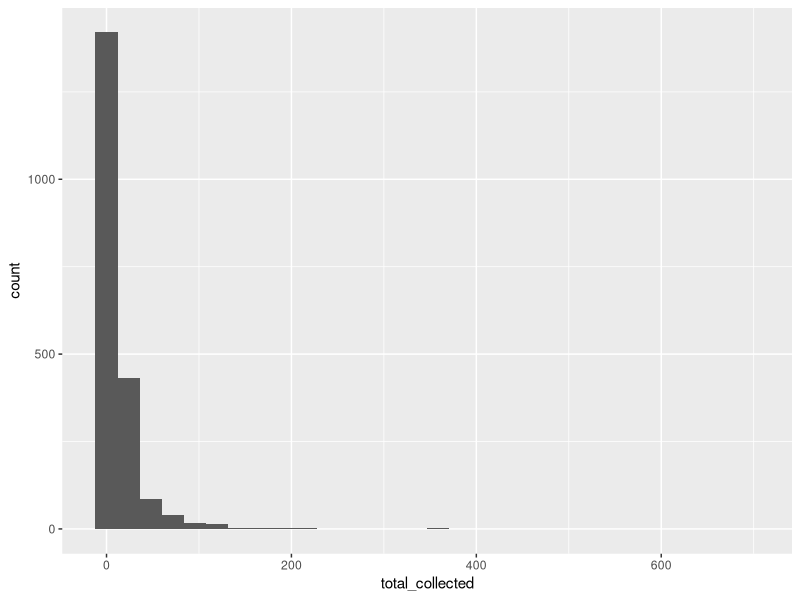
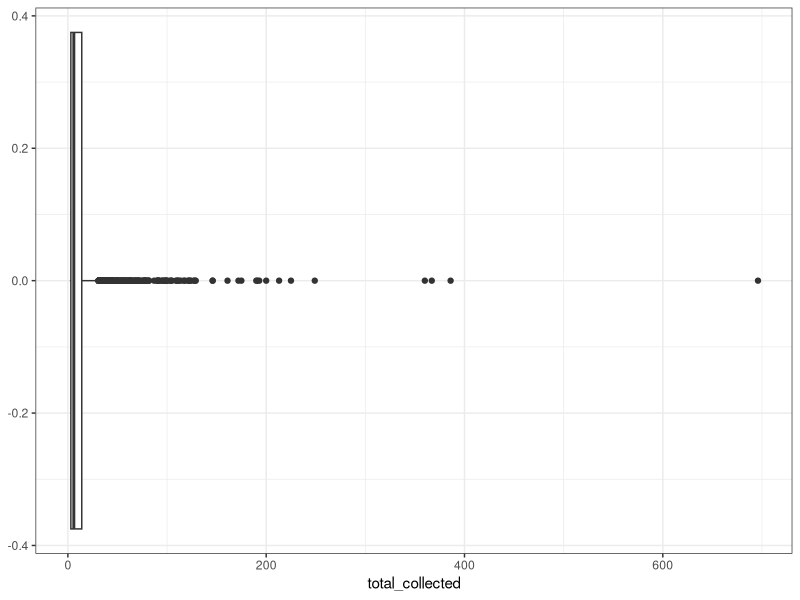
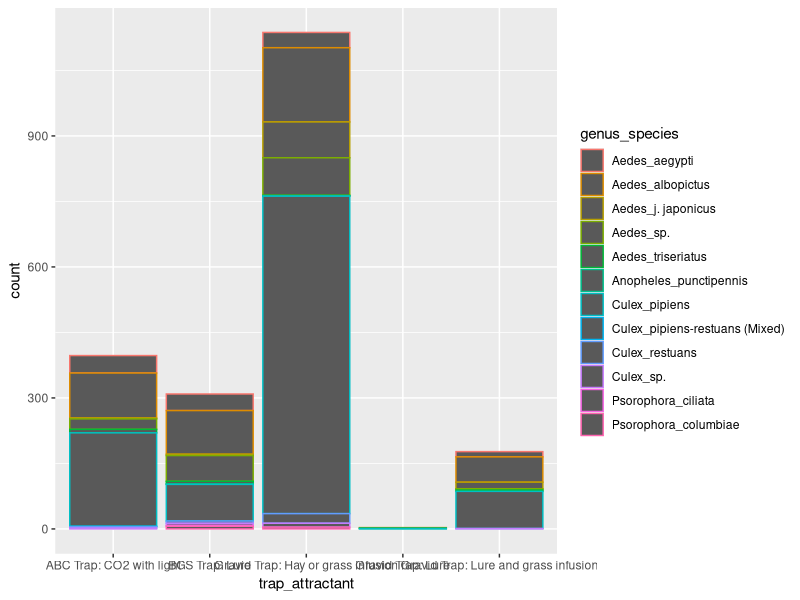
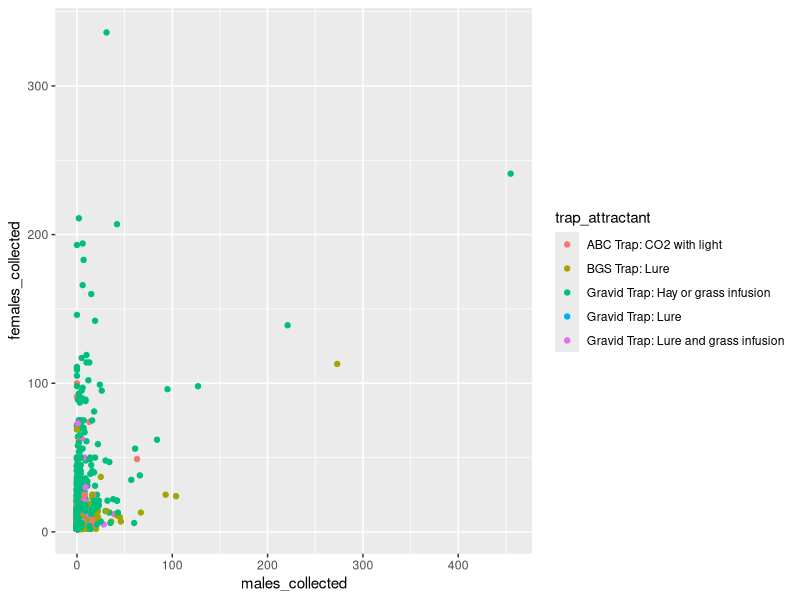
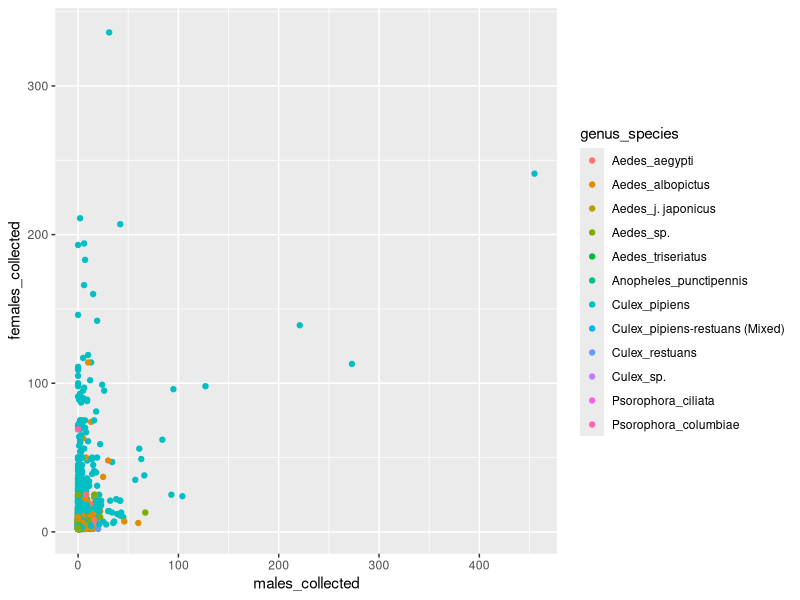

These figures' R source, in order:
## ---- chunk 1
rm(list=ls())
library(tidyverse)
library(here)
library(ggfortify)
library(multcomp)
## ---- chunk 2
mosquito <- read.csv(here("Data/Mosquito_Trap_Sites_edited.csv"))
## ---- chunk 3
glimpse(mosquito) # looking at each variable in the data set
summary(mosquito) # looking at the summary statistics of the variables in the data set
## ---- chunk 4
mosquito |>
  group_by(trap_type, attractant_used) |>
  summarise() # this combines and shows all the pairings between trap_type and attractant_used
## ---- chunk 5
# change trap_type to fct
mosquito$trap_type <- 
  as.factor(mosquito$trap_type)
levels(mosquito$trap_type)

# change attractant_used to fct
mosquito$attractant_used <- 
  as.factor(mosquito$attractant_used)
levels(mosquito$attractant_used)
## ---- chunk 6
# reduce levels of attractant_used
fix <- which(mosquito$attractant_used == "CO2 and Light")
mosquito$attractant_used[fix] <- "CO2 with light"

fix2 <- which(mosquito$attractant_used == "grass infusion and Lure")
mosquito$attractant_used[fix2] <- "Lure and grass infusion"

fix3 <- which(mosquito$attractant_used == "lure and grass infusion")
mosquito$attractant_used[fix3] <- "Lure and grass infusion"

fix4 <- which(mosquito$attractant_used == "Lure with grass infusion")
mosquito$attractant_used[fix4] <- "Lure and grass infusion"

mosquito$attractant_used <- factor(mosquito$attractant_used)
levels(mosquito$attractant_used)
## ---- chunk 7
mosquito <- mosquito |>
   unite("trap_attractant", c(trap_type, attractant_used),
        sep = ": ") # this combines the trap_type and attractant_used into one column, separated by ": "
## ---- chunk 8
mosquito$set_time_day <- 
  as.factor(mosquito$set_time_day)
levels(mosquito$set_time_day)
# two levels Afternoon and Morning

mosquito$collected_time_day <- 
  as.factor(mosquito$collected_time_day)
levels(mosquito$collected_time_day)
# two levels Afternoon and Morning
## ---- chunk 9
mosquito$genus <- 
  as.factor(mosquito$genus)
levels(mosquito$genus)
# genus levels are Aedes, Anopheles, Culex, and Psorophora

mosquito$species <- 
  as.factor(mosquito$species)
levels(mosquito$species)
# 11 different species levels 
## ---- chunk 10
mosquito <- mosquito |>
   unite("genus_species", c(genus, species),
        sep = "_") # this combines genus and species into one column, separated by "-"
## ---- chunk 11
mosquito <- mosquito |> 
  mutate(trap_set = ymd_hms(trap_set))

mosquito <- mosquito |> 
  mutate(trap_collected = ymd_hms(trap_collected))

mosquito <- mosquito |>
  mutate(report_date = ymd_hms(report_date))
  
# these functions convert trap_set, trap_collected, and report_date to date format with hour, minute, and second as well
## ---- chunk 12
mosquito <- mosquito |>
  mutate(total_collected = males_collected + females_collected) # this combines the total number of male and female mosquitoes caught
## ---- chunk 13
mosquito <- mosquito |>
  mutate(trap_time_out = trap_set - trap_collected) # this determines how many days each trap was out for 
## ---- chunk 14
ggplot(mosquito, aes(x = total_collected)) +
  geom_histogram() # histogram of total mosquitoes collected
## ---- chunk 15
mosquito |>
  filter(total_collected >= 300) |>
  view()
## ---- chunk 16
ggplot(mosquito, aes(total_collected)) +
  geom_boxplot() +
  theme_bw()
## ---- chunk 17
summary(mosquito)
## ---- chunk 18
(1.5*11) +14 # = 16.5 as upper limit
3 - (1.5*11) # = -13.5 as lower limit

mosquito |>
  filter(total_collected >= 16.5) |>
  view() # observations with more than 16.5 mosquitoes collected
## ---- chunk 19
write.csv(mosquito, here("Data",
                        "mosquito_new.csv"), row.names = FALSE)
## ---- chunk 20
ggplot(mosquito, aes(x = trap_attractant, colour = genus_species)) +
  geom_bar() # compares trap type with mosquito genus-specie

ggplot(mosquito, aes(x = males_collected, y = females_collected, colour = trap_attractant)) +
  geom_point() # scatterplot of males and females collected sorted by trap_attractant, lots of gravid grap with hay or grass infusion
## ---- chunk 21
ggplot(mosquito, aes(x = males_collected, y = females_collected, colour = genus_species)) +
  geom_point() # lots of culex pipiens restauns mixed
